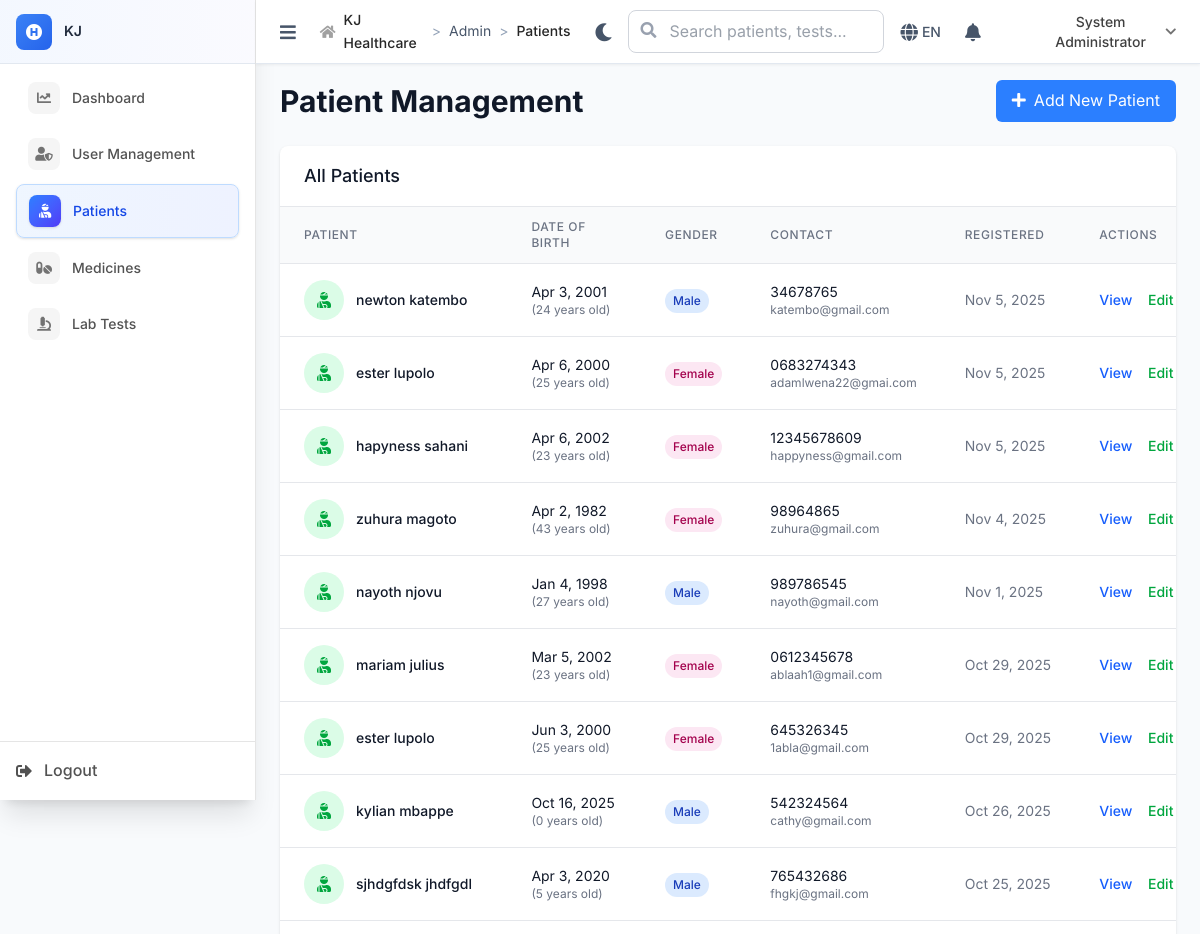
Page /admin/patients (signed in, upper part) on the earlier database version.
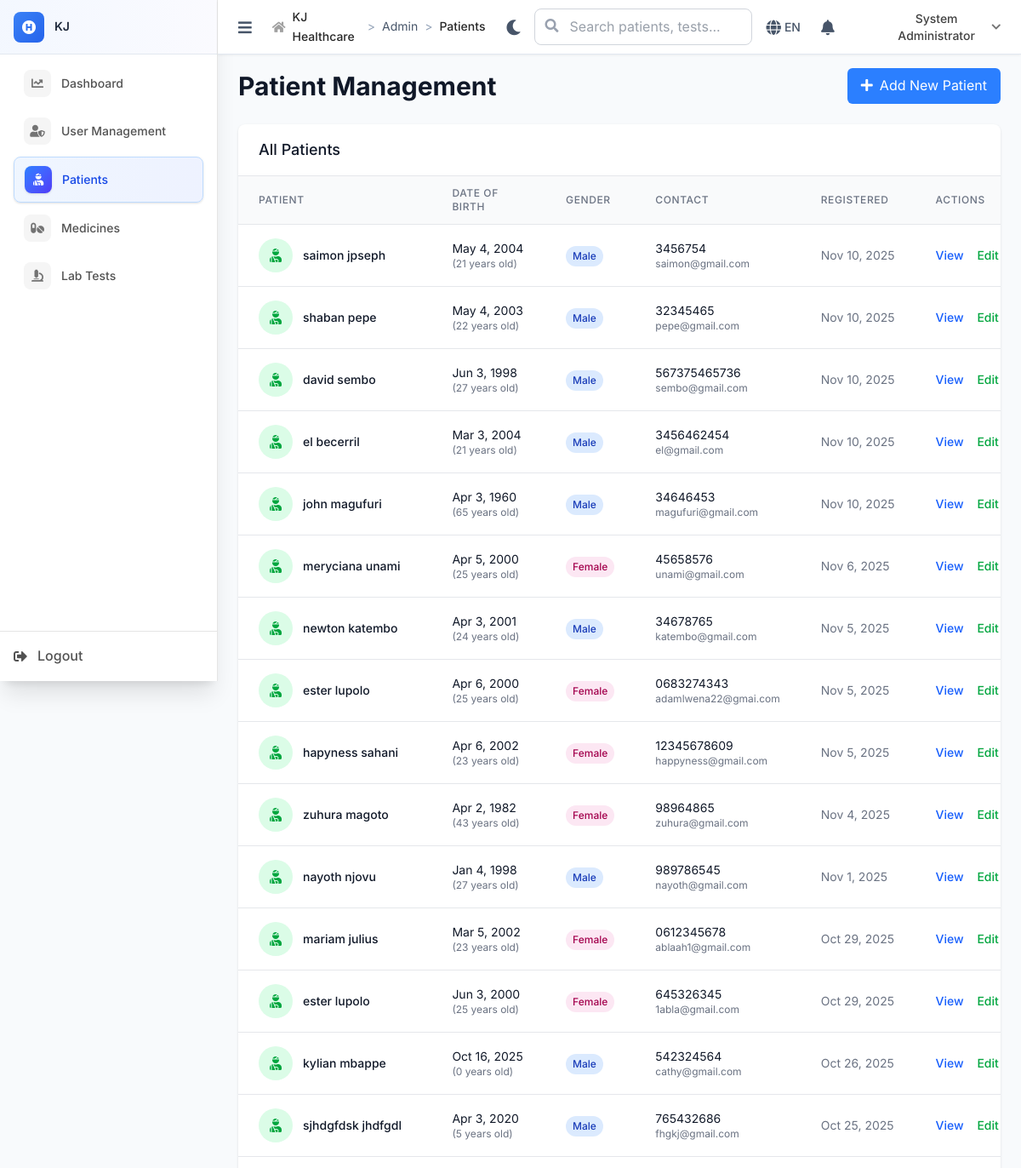
Same page on the later database version.
### tables this page shows
CREATE TABLE `patients` (
  `id` int NOT NULL,
  `registration_number` varchar(20) NOT NULL,
  `first_name` varchar(50) NOT NULL,
  `last_name` varchar(50) NOT NULL,
  `date_of_birth` date DEFAULT NULL,
  `gender` enum('male','female','other') DEFAULT NULL,
  `phone` varchar(20) DEFAULT NULL,
  `email` varchar(100) DEFAULT NULL,
  `address` text,
  `occupation` varchar(100) DEFAULT NULL,
  `emergency_contact_name` varchar(100) DEFAULT NULL,
  `emergency_contact_phone` varchar(20) DEFAULT NULL,
  `blood_group` varchar(5) DEFAULT NULL COMMENT 'A+, B-, O+, etc',
  `allergies` text COMMENT 'Known allergies',
  `chronic_conditions` text COMMENT 'Diabetes, Hypertension, etc',
  `insurance_company` varchar(100) DEFAULT NULL COMMENT 'Future use',
  `insurance_number` varchar(50) DEFAULT NULL COMMENT 'Future use',
  `created_at` timestamp NOT NULL DEFAULT CURRENT_TIMESTAMP,
  `updated_at` timestamp NOT NULL DEFAULT CURRENT_TIMESTAMP ON UPDATE CURRENT_TIMESTAMP
);

### includes/BaseController.php (called while the page is built, shortened)
<?php
class BaseController {
    public function __construct() {
        global $pdo;
        $this->pdo = $pdo;
    }
    protected function render($view, $data = []) {
        extract($data);
        include __DIR__ . "/../views/{$view}.php";
    }
}
?>

### controllers/AdminController.php (called while the page is built, shortened)
<?php
require_once __DIR__ . '/../includes/BaseController.php';
class AdminController extends BaseController {
    public function patients() {
        $patients = $this->pdo->query("SELECT id, first_name, last_name, date_of_birth, gender, phone, email, created_at FROM patients ORDER BY created_at DESC")->fetchAll();
        $this->render('admin/patients', [
            'patients' => $patients
        ]);
    }
}
?>

### index.php (called while the page is built, shortened)
<?php
$request = $_SERVER['REQUEST_URI'];
$path = parse_url($request, PHP_URL_PATH);
if (strpos($path, BASE_PATH) === 0) {
    $path = substr($path, strlen(BASE_PATH));
}
$path = ltrim($path, '/');
$segments = explode('/', $path);
$controller = $segments[0] ?? 'auth';
$action = $segments[1] ?? 'login';
try {
    $controllerInstance = new $controllerClass();
    $params = array_slice($segments, 2);
    call_user_func_array([$controllerInstance, $action], $params);
} catch (Throwable $e) {
    Logger::error("Error in controller: " . $e->getMessage(), [
        'controller' => $controller,
        'action' => $action,
        'file' => $e->getFile(),
        'line' => $e->getLine(),
        'trace' => $e->getTraceAsString()
    ]);
    error_log("Error in controller: " . $e->getMessage());
    http_response_code(500);
    echo "Internal server error";
}
?>

### views/admin/patients.php (the view, shortened to what the rows shown need)
<div class="space-y-6">
    <div class="flex items-center justify-between">
        <h1 class="text-3xl font-bold text-gray-900">Patient Management</h1>
    </div>
    <div class="bg-white rounded-lg shadow overflow-hidden">
        <div class="overflow-x-auto">
            <table class="min-w-full divide-y divide-gray-200">
                <thead class="bg-gray-50">
                    <tr>
                        <th class="px-6 py-3 text-left text-xs font-medium text-gray-500 uppercase tracking-wider">Patient</th>
                        <th class="px-6 py-3 text-left text-xs font-medium text-gray-500 uppercase tracking-wider">Date of Birth</th>
                        <th class="px-6 py-3 text-left text-xs font-medium text-gray-500 uppercase tracking-wider">Gender</th>
                        <th class="px-6 py-3 text-left text-xs font-medium text-gray-500 uppercase tracking-wider">Contact</th>
                        <th class="px-6 py-3 text-left text-xs font-medium text-gray-500 uppercase tracking-wider">Registered</th>
                        <th class="px-6 py-3 text-left text-xs font-medium text-gray-500 uppercase tracking-wider">Actions</th>
                    </tr>
                </thead>
                <tbody class="bg-white divide-y divide-gray-200">
                    <?php foreach ($patients as $patient): ?>
                    <tr class="hover:bg-gray-50">
                        <td class="px-6 py-4 whitespace-nowrap">
                            <div class="flex items-center">
                                <div class="w-10 h-10 bg-green-100 rounded-full flex items-center justify-center mr-3">
                                    <i class="fas fa-user-injured text-green-600"></i>
                                </div>
                                <div>
                                    <div class="text-sm font-medium text-gray-900">
                                        <?php echo htmlspecialchars($patient['first_name'] . ' ' . $patient['last_name']); ?>
                                    </div>
                                </div>
                            </div>
                        </td>
                        <td class="px-6 py-4 whitespace-nowrap text-sm text-gray-900">
                            <?php echo date('M j, Y', strtotime($patient['date_of_birth'])); ?>
                            <div class="text-xs text-gray-500">
                                (<?php echo date_diff(date_create($patient['date_of_birth']), date_create('today'))->y; ?> years old)
                            </div>
                        </td>
                        <td class="px-6 py-4 whitespace-nowrap">
                            <span class="inline-flex px-2 py-1 text-xs font-medium rounded-full
                                <?php echo $patient['gender'] === 'male' ? 'bg-blue-100 text-blue-800' : 'bg-pink-100 text-pink-800'; ?>">
                                <?php echo ucfirst($patient['gender']); ?>
                            </span>
                        </td>
                        <td class="px-6 py-4 whitespace-nowrap text-sm text-gray-900">
                            <div><?php echo htmlspecialchars($patient['phone'] ?? 'N/A'); ?></div>
                            <div class="text-xs text-gray-500"><?php echo htmlspecialchars($patient['email'] ?? ''); ?></div>
                        </td>
                        <td class="px-6 py-4 whitespace-nowrap text-sm text-gray-500">
                            <?php echo date('M j, Y', strtotime($patient['created_at'])); ?>
                        </td>
                        <td class="px-6 py-4 whitespace-nowrap text-sm font-medium">
                            <a href="#" class="text-blue-600 hover:text-blue-900 mr-3">View</a>
                            <a href="#" class="text-green-600 hover:text-green-900 mr-3">Edit</a>
                        </td>
                    </tr>
                    <?php endforeach; ?>
                </tbody>
            </table>
        </div>
    </div>
</div>

Differences in the rows shown:
added patients: first_name+last_name "saimon jpseph", date_of_birth "May 4, 2004", date_of_birth "21", gender "Male", phone "3456754", email "saimon@gmail.com", created_at "Nov 10, 2025"
added patients: first_name+last_name "shaban pepe", date_of_birth "May 4, 2003", date_of_birth "22", gender "Male", phone "32345465", email "pepe@gmail.com", created_at "Nov 10, 2025"
added patients: first_name+last_name "david sembo", date_of_birth "Jun 3, 1998", date_of_birth "27", gender "Male", phone "567375465736", email "sembo@gmail.com", created_at "Nov 10, 2025"
added patients: first_name+last_name "el becerril", date_of_birth "Mar 3, 2004", date_of_birth "21", gender "Male", phone "3456462454", email "el@gmail.com", created_at "Nov 10, 2025"
added patients: first_name+last_name "john magufuri", date_of_birth "Apr 3, 1960", date_of_birth "65", gender "Male", phone "34646453", email "magufuri@gmail.com", created_at "Nov 10, 2025"
added patients: first_name+last_name "meryciana unami", date_of_birth "Apr 5, 2000", date_of_birth "25", gender "Female", phone "45658576", email "unami@gmail.com", created_at "Nov 6, 2025"
